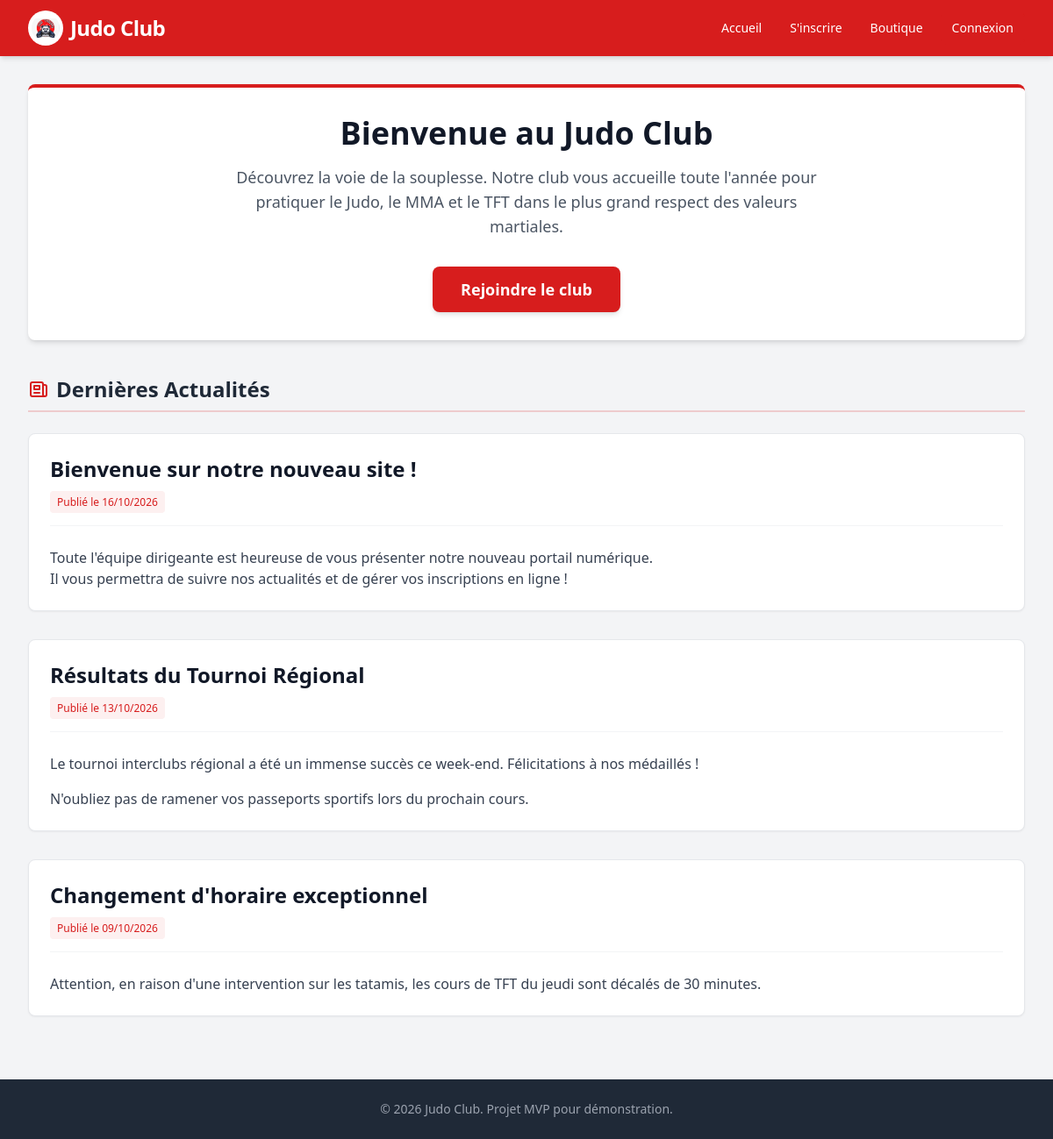
The page / on the database its author committed.
### tables this page shows
CREATE TABLE articles_vitrine (
                id INTEGER PRIMARY KEY AUTOINCREMENT,
                titre TEXT NOT NULL,
                contenu TEXT NOT NULL,
                date_publication TEXT NOT NULL
            );

### controllers/HomeController.php (called while the page is built, shortened)
<?php
require_once __DIR__ . '/../models/Article.php';
class HomeController {
    public function index(): void {
        $articles = [];
        try {
            $articles = Article::getAll();
        } catch (Exception $e) {
            $erreur = "Impossible de charger les actualités pour le moment.";
        }
        require_once __DIR__ . '/../views/home_view.php';
    }
}

### models/Article.php (called while the page is built, shortened)
<?php
class Article {
    public static function getAll(): array {
        try {
            $pdo = Database::getConnection();
            $stmt = $pdo->query("SELECT * FROM articles_vitrine ORDER BY date_publication DESC");
            return $stmt->fetchAll();
        } catch (PDOException $e) {
            error_log("Erreur dans Article::getAll : " . $e->getMessage());
            throw new Exception("Erreur lors de la récupération des actualités.");
        }
    }
}

### views/home_view.php (the view, shortened to what this page needs)
<?php
require_once __DIR__ . '/layout/header.php';
?>
<div class="max-w-7xl mx-auto px-4 py-8 sm:px-6 lg:px-8">
    <div class="bg-white rounded-lg shadow-md p-8 mb-10 text-center border-t-4 border-blue-700">
        <h1 class="text-4xl font-extrabold text-gray-900 mb-4">Bienvenue au Judo Club</h1>
        <p class="text-lg text-gray-600 mb-8 max-w-2xl mx-auto">
            Découvrez la voie de la souplesse. Notre club vous accueille toute l'année pour pratiquer le Judo, le MMA et le TFT dans le plus grand respect des valeurs martiales.
        </p>
        <a href="/inscription" class="inline-flex items-center justify-center bg-blue-700 hover:bg-blue-800 text-white font-bold py-3 px-8 rounded-lg shadow-md btn-transition text-lg">
            Rejoindre le club
        </a>
    </div>
    <div class="mb-10">
        <h2 class="text-2xl font-bold text-gray-800 mb-6 border-b-2 border-blue-200 pb-2 flex items-center gap-2">
            <svg class="w-6 h-6 text-blue-700" fill="none" stroke="currentColor" viewBox="0 0 24 24"><path stroke-linecap="round" stroke-linejoin="round" stroke-width="2" d="M19 20H5a2 2 0 01-2-2V6a2 2 0 012-2h10a2 2 0 012 2v1m2 13a2 2 0 01-2-2V7m2 13a2 2 0 002-2V9a2 2 0 00-2-2h-2m-4-3H9M7 16h6M7 8h6v4H7V8z"></path></svg>
            Dernières Actualités
        </h2>
        <div class="grid grid-cols-1 gap-8">
            <?php if (empty($articles)): ?>
                <div class="text-center py-10 bg-white rounded-lg border border-gray-200 border-dashed">
                    <p class="text-gray-500 italic">Aucune actualité publiée pour le moment.</p>
                </div>
            <?php else: ?>
                <?php foreach ($articles as $article): ?>
                    <article class="bg-white rounded-lg shadow-sm border border-gray-200 p-6 flex flex-col hover:shadow-md btn-transition">
                        <header class="mb-6 border-b border-gray-100 pb-4">
                            <h3 class="text-2xl font-extrabold text-gray-900 mb-2">
                                <?= htmlspecialchars($article['titre'], ENT_QUOTES, 'UTF-8') ?>
                            </h3>
                            <time class="text-xs font-medium text-blue-600 bg-blue-50 px-2 py-1 rounded">
                                Publié le <?= htmlspecialchars(date('d/m/Y', strtotime($article['date_publication'])), ENT_QUOTES, 'UTF-8') ?>
                            </time>
                        </header>
                        <div class="text-gray-700 space-y-4">
                            <?php
                                $contenuBrut = (string)$article['contenu'];
                                $blocs = json_decode($contenuBrut, true);
                                if (is_array($blocs)) {
                                    foreach ($blocs as $bloc) {
                                        if (isset($bloc['type']) && $bloc['type'] === 'text') {
                                            $texte = htmlspecialchars($bloc['content'] ?? '', ENT_QUOTES, 'UTF-8');
                                            echo '<p class="whitespace-pre-line">' . $texte . '</p>';
                                        } elseif (isset($bloc['type']) && $bloc['type'] === 'image') {
                                            $url = htmlspecialchars($bloc['url'] ?? '', ENT_QUOTES, 'UTF-8');
                                            echo '<div class="py-4"><img src="' . $url . '" alt="Illustration de l\'article" class="max-w-full h-auto rounded-lg shadow-sm mx-auto max-h-[500px] object-cover"></div>';
                                        }
                                    }
                                } else {
                                    echo '<p class="whitespace-pre-line">' . htmlspecialchars($contenuBrut, ENT_QUOTES, 'UTF-8') . '</p>';
                                }
                            ?>
                        </div>
                    </article>
                <?php endforeach; ?>
            <?php endif; ?>
        </div>
    </div>
</div>
</main>
<footer class="bg-gray-800 text-white mt-auto py-6">
    <div class="max-w-7xl mx-auto px-4 text-center">
        <p class="text-sm text-gray-400">&copy; <?= date('Y') ?> Judo Club. Projet MVP pour démonstration.</p>
    </div>
</footer>
</body>
</html>

### views/layout/header.php (style rules this page uses)
.btn-transition { transition: all 0.2s ease-in-out; }

### rows shown on the page
articles_vitrine: titre "Bienvenue sur notre nouveau site !", date_publication "16/10/2026", texte "Toute l'équipe dirigeante est heureuse de vous présenter notre nouveau portail numérique. Il vous permettra de suivre nos actualités et de gérer vos inscriptions en ligne !"
articles_vitrine: titre "Résultats du Tournoi Régional", date_publication "13/10/2026", texte "Le tournoi interclubs régional a été un immense succès ce week-end. Félicitations à nos médaillés !", texte "N'oubliez pas de ramener vos passeports sportifs lors du prochain cours."
articles_vitrine: titre "Changement d'horaire exceptionnel", date_publication "09/10/2026", texte "Attention, en raison d'une intervention sur les tatamis, les cours de TFT du jeudi sont décalés de 30 minutes."
